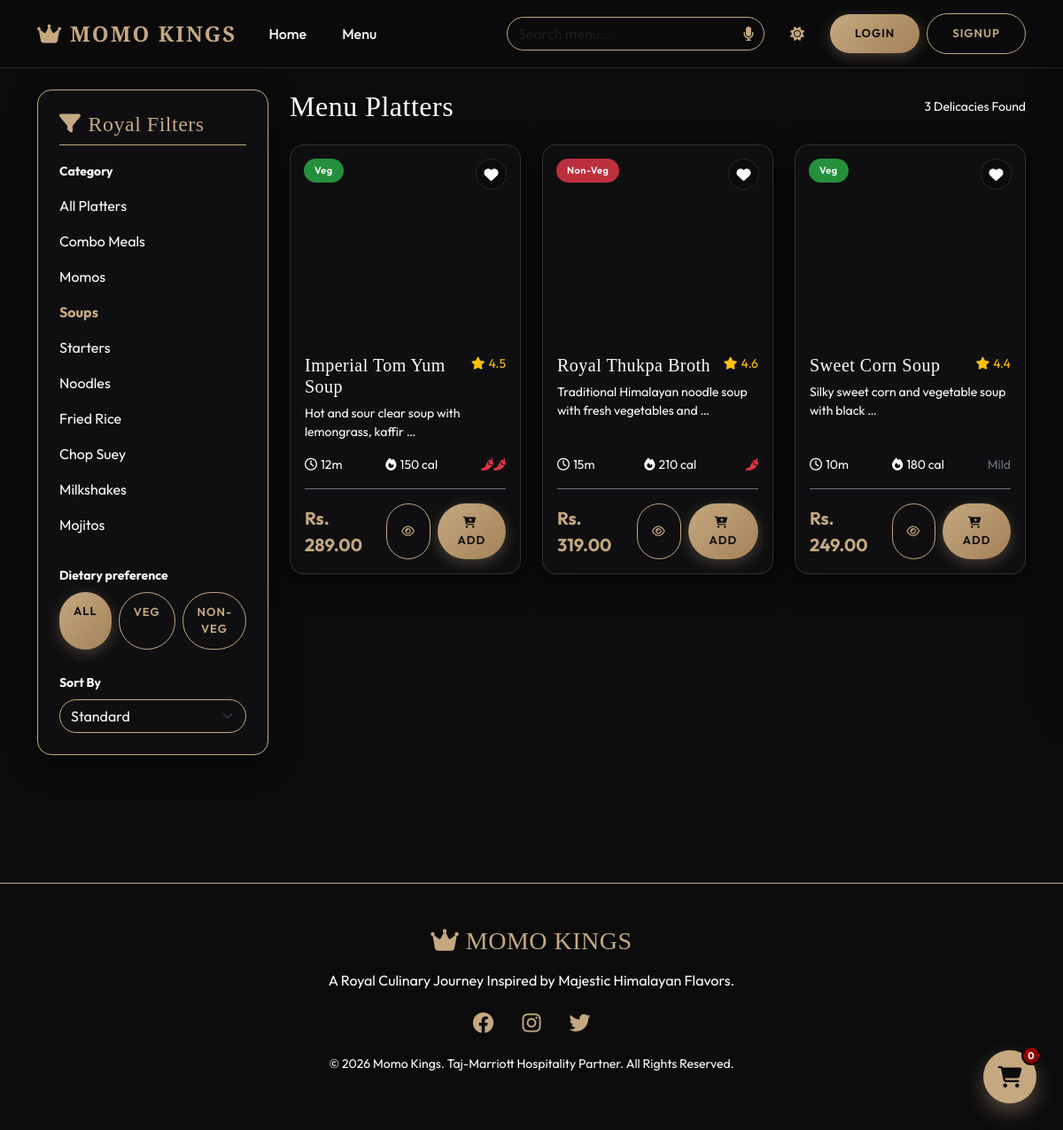
/menu/?category=soups&q=&veg=&sort=, run on the app's committed database.
### menu/models.py (models this page shows, shortened)
class Category(models.Model):
    name = models.CharField(max_length=100)
    slug = models.SlugField(max_length=120, unique=True, blank=True)
    description = models.TextField(blank=True, null=True)
    image_url = models.URLField(max_length=500, blank=True, null=True)
    is_active = models.BooleanField(default=True)
    class Meta:
        verbose_name_plural = "Categories"

class FoodItem(models.Model):
    VEG_CHOICES = [
        ('Veg', 'Veg'),
        ('Non-Veg', 'Non-Veg'),
    ]
    name = models.CharField(max_length=100)
    slug = models.SlugField(max_length=120, unique=True, blank=True)
    description = models.TextField()
    price = models.DecimalField(max_digits=8, decimal_places=2)
    image = models.ImageField(upload_to='menu_items/', blank=True, null=True)
    image_url = models.URLField(max_length=500, blank=True, null=True)
    category = models.ForeignKey(Category, on_delete=models.CASCADE, related_name='food_items')
    spice_level = models.IntegerField(default=0) # 0 to 3
    prep_time = models.IntegerField(default=15) # minutes
    calories = models.IntegerField(default=300)
    rating = models.DecimalField(max_digits=3, decimal_places=1, default=4.5)
    veg_non_veg = models.CharField(max_length=10, choices=VEG_CHOICES, default='Veg')
    is_popular = models.BooleanField(default=False)
    is_chef_special = models.BooleanField(default=False)
    is_recommended = models.BooleanField(default=False)
    is_active = models.BooleanField(default=True)

### menu/views.py (the view)
# urls.py: path('', MenuListView.as_view(), name='menu_list'),
class MenuListView(View):
    def get(self, request):
        query = request.GET.get('q', '')
        category_slug = request.GET.get('category', '')
        sort_by = request.GET.get('sort', '')
        veg_filter = request.GET.get('veg', '')
        items = FoodItem.objects.filter(is_active=True)
        if query:
            items = items.filter(
                Q(name__icontains=query) | Q(description__icontains=query)
            )
        if category_slug:
            items = items.filter(category__slug=category_slug)
        if veg_filter:
            items = items.filter(veg_non_veg=veg_filter)
        if sort_by == 'price_asc':
            items = items.order_by('price')
        elif sort_by == 'price_desc':
            items = items.order_by('-price')
        elif sort_by == 'rating':
            items = items.order_by('-rating')
        elif sort_by == 'calories':
            items = items.order_by('calories')
        wishlist_item_ids = []
        if request.user.is_authenticated:
            try:
                wishlist = Wishlist.objects.get(user=request.user)
                wishlist_item_ids = list(wishlist.items.values_list('id', flat=True))
            except Wishlist.DoesNotExist:
                pass
        categories = Category.objects.filter(is_active=True)
        context = {
            'items': items,
            'categories': categories,
            'selected_category': category_slug,
            'query': query,
            'sort_by': sort_by,
            'veg_filter': veg_filter,
            'wishlist_item_ids': wishlist_item_ids,
        }
        return render(request, 'menu.html', context)

### templates/menu.html (shortened to what this page needs)
{% extends 'base.html' %}
{% load static %}
{% block content %}
<div class="row mb-5">
    <div class="col-lg-3">
        <div class="glass-card p-4 border-gold sticky-top mb-4" style="top: 100px; z-index: 10;">
            <h4 class="text-gold mb-3 border-bottom border-gold pb-2"><i class="fa-solid fa-filter me-2"></i>Royal Filters</h4>
            <div class="mb-4">
                <label class="text-white small fw-bold mb-2">Category</label>
                <div class="list-group">
                    <a href="?q={{ query }}&veg={{ veg_filter }}&sort={{ sort_by }}" class="list-group-item list-group-item-action bg-transparent text-white border-0 py-2 ps-0 {% if not selected_category %}text-gold fw-bold{% endif %}">
                        All Platters
                    </a>
                    {% for cat in categories %}
                    <a href="?category={{ cat.slug }}&q={{ query }}&veg={{ veg_filter }}&sort={{ sort_by }}" class="list-group-item list-group-item-action bg-transparent text-white border-0 py-2 ps-0 {% if selected_category == cat.slug %}text-gold fw-bold{% endif %}">
                        {{ cat.name }}
                    </a>
                    {% endfor %}
                </div>
            </div>
            <div class="mb-4">
                <label class="text-white small fw-bold mb-2">Dietary preference</label>
                <div class="d-flex">
                    <a href="?category={{ selected_category }}&q={{ query }}&sort={{ sort_by }}" class="btn btn-sm {% if not veg_filter %}btn-gold{% else %}btn-outline-gold{% endif %} rounded-pill me-2 px-3">All</a>
                    <a href="?category={{ selected_category }}&q={{ query }}&veg=Veg&sort={{ sort_by }}" class="btn btn-sm {% if veg_filter == 'Veg' %}btn-gold{% else %}btn-outline-gold{% endif %} rounded-pill me-2 px-3">Veg</a>
                    <a href="?category={{ selected_category }}&q={{ query }}&veg=Non-Veg&sort={{ sort_by }}" class="btn btn-sm {% if veg_filter == 'Non-Veg' %}btn-gold{% else %}btn-outline-gold{% endif %} rounded-pill px-3">Non-Veg</a>
                </div>
            </div>
            <div>
                <label class="text-white small fw-bold mb-2">Sort By</label>
                <select onchange="location.href=this.value" class="form-select bg-transparent text-white border-gold rounded-pill">
                    <option value="?category={{ selected_category }}&q={{ query }}&veg={{ veg_filter }}&sort=" class="text-dark" {% if not sort_by %}selected{% endif %}>Standard</option>
                </select>
            </div>
        </div>
    </div>
    <div class="col-lg-9">
        <div class="d-flex justify-content-between align-items-center mb-4">
            <h2 class="text-white mb-0">Menu Platters</h2>
            <span class="text-gray small">{{ items|length }} Delicacies Found</span>
        </div>
        <div class="row g-4">
            {% if items %}
                {% for item in items %}
                <div class="col-md-6 col-lg-4">
                    <div class="glass-card food-card">
                        <div class="food-card-img-container">
                            <span class="badge-veg-nonveg {% if item.veg_non_veg == 'Veg' %}badge-veg{% else %}badge-nonveg{% endif %}">
                                {{ item.veg_non_veg }}
                            </span>
                            <div class="favorite-heart {% if request.user.is_authenticated and item in request.user.wishlist.items.all %}active{% endif %}" onclick="toggleWishlist(this, {{ item.id }})">
                                <i class="fa-solid fa-heart"></i>
                            </div>
                        </div>
                        <div class="p-3 d-flex flex-column flex-grow-1">
                            <div class="d-flex justify-content-between align-items-start mb-2">
                                <h5 class="text-white mb-0">{{ item.name }}</h5>
                                <span class="text-warning small text-nowrap"><i class="fa-solid fa-star me-1"></i>{{ item.rating }}</span>
                            </div>
                            <p class="text-gray small mb-3 flex-grow-1">{{ item.description|truncatewords:8 }}</p>
                            <div class="d-flex justify-content-between align-items-center small text-gray mb-3">
                                <span><i class="fa-regular fa-clock me-1"></i>{{ item.prep_time }}m</span>
                                <span><i class="fa-solid fa-fire me-1"></i>{{ item.calories }} cal</span>
                                <span class="text-danger">
                                    {% if item.spice_level == 1 %}<i class="fa-solid fa-pepper-hot"></i>
                                    {% elif item.spice_level == 2 %}<i class="fa-solid fa-pepper-hot"></i><i class="fa-solid fa-pepper-hot"></i>
                                    {% elif item.spice_level >= 3 %}<i class="fa-solid fa-pepper-hot"></i><i class="fa-solid fa-pepper-hot"></i><i class="fa-solid fa-pepper-hot"></i>
                                    {% else %}<span class="text-secondary">Mild</span>{% endif %}
                                </span>
                            </div>
                            <div class="d-flex justify-content-between align-items-center border-top border-secondary pt-3 mt-auto">
                                <span class="text-gold fw-bold fs-5">Rs. {{ item.price }}</span>
                                <div class="d-flex">
                                    <button class="btn btn-sm btn-outline-gold me-2 rounded-pill px-3" onclick="triggerQuickView({{ item.id }})"><i class="fa-regular fa-eye"></i></button>
                                    <button class="btn btn-sm btn-gold rounded-pill px-3" onclick="addToCart({{ item.id }})"><i class="fa-solid fa-cart-plus me-1"></i>Add</button>
                                </div>
                            </div>
                        </div>
                    </div>
                </div>
                {% endfor %}
            {% else %}
                <div class="col-12 text-center py-5">
                    <i class="fa-solid fa-circle-question fa-3x text-gold mb-3"></i>
                    <h4 class="text-white">No items found matching your filters.</h4>
                    <p class="text-gray">Please try adjusting your filters or search query.</p>
                </div>
            {% endif %}
        </div>
    </div>
</div>
{% endblock %}

### static/css/styles.css (style rules this page uses)
:root { --primary-color: #0b0b0c; --secondary-color: #c5a880; --gold-bright: #e5c392; --accent-red: #8b0000; --accent-red-hover: #b30000; --dark-card: rgba(18, 18, 20, 0.7); --light-card: rgba(255, 255, 255, 0.05); --text-white: #ffffff; --text-gray: #a0a0a5; --glass-border: rgba(197, 168, 128, 0.2); --gold-glow: 0 0 15px rgba(197, 168, 128, 0.3); --font-heading: 'Playfair Display', serif; --font-body: 'Outfit', sans-serif; --transition-smooth: all 0.4s cubic-bezier(0.165, 0.84, 0.44, 1); }
body { background-color: var(--primary-color); color: var(--text-white); font-family: var(--font-body); overflow-x: hidden; transition: var(--transition-smooth); }
h1, h2, h3, h4, h5, h6, .luxury-heading { font-family: var(--font-heading); letter-spacing: 0.5px; }
.glass-card { background: var(--dark-card); backdrop-filter: blur(12px); -webkit-backdrop-filter: blur(12px); border: 1px solid var(--glass-border); border-radius: 16px; box-shadow: 0 10px 30px rgba(0, 0, 0, 0.5); transition: var(--transition-smooth); }
.btn-gold { background: linear-gradient(135deg, var(--secondary-color), #a38258); color: #0b0b0c !important; font-weight: 600; border: none; border-radius: 30px; padding: 12px 28px; letter-spacing: 1px; text-transform: uppercase; font-size: 13px; box-shadow: 0 4px 15px rgba(197, 168, 128, 0.3); transition: var(--transition-smooth); }
.btn-outline-gold { border: 1px solid var(--secondary-color); color: var(--secondary-color) !important; background: transparent; border-radius: 30px; padding: 12px 28px; font-weight: 600; letter-spacing: 1px; text-transform: uppercase; font-size: 13px; transition: var(--transition-smooth); }
.text-gold { color: var(--secondary-color) !important; }
.border-gold { border-color: var(--secondary-color) !important; }
.food-card { height: 100%; display: flex; flex-direction: column; }
.food-card-img-container { position: relative; height: 220px; overflow: hidden; border-radius: 15px 15px 0 0; }
.badge-veg-nonveg { position: absolute; top: 15px; left: 15px; padding: 5px 12px; border-radius: 20px; font-size: 11px; font-weight: 600; letter-spacing: 0.5px; }
.badge-veg { background-color: rgba(40, 167, 69, 0.85); color: white; }
.badge-nonveg { background-color: rgba(220, 53, 69, 0.85); color: white; }
.favorite-heart { position: absolute; top: 15px; right: 15px; width: 35px; height: 35px; background: rgba(11, 11, 12, 0.6); border-radius: 50%; display: flex; justify-content: center; align-items: center; color: white; cursor: pointer; transition: var(--transition-smooth); border: 1px solid rgba(255,255,255,0.1); }

### data on the page
Category: name "Combo Meals"
Category: name "Momos"
Category: name "Soups"
Category: name "Starters"
Category: name "Noodles"
Category: name "Fried Rice"
Category: name "Chop Suey"
Category: name "Milkshakes"
Category: name "Mojitos"
FoodItem: veg_non_veg "Veg", name "Imperial Tom Yum Soup", rating "4.5", description "Hot and sour clear soup with lemongrass, kaffir …", prep_time "12", calories "150", spice_level 2 (drawn), price "289.00"
FoodItem: veg_non_veg "Non-Veg", name "Royal Thukpa Broth", rating "4.6", description "Traditional Himalayan noodle soup with fresh vegetables and …", prep_time "15", calories "210", spice_level 1 (drawn), price "319.00"
FoodItem: veg_non_veg "Veg", name "Sweet Corn Soup", rating "4.4", description "Silky sweet corn and vegetable soup with black …", prep_time "10", calories "180", spice_level "Mild", price "249.00"

### other printed values
{{ items|length }} "3"
{{ global_cart_count }} "0"
